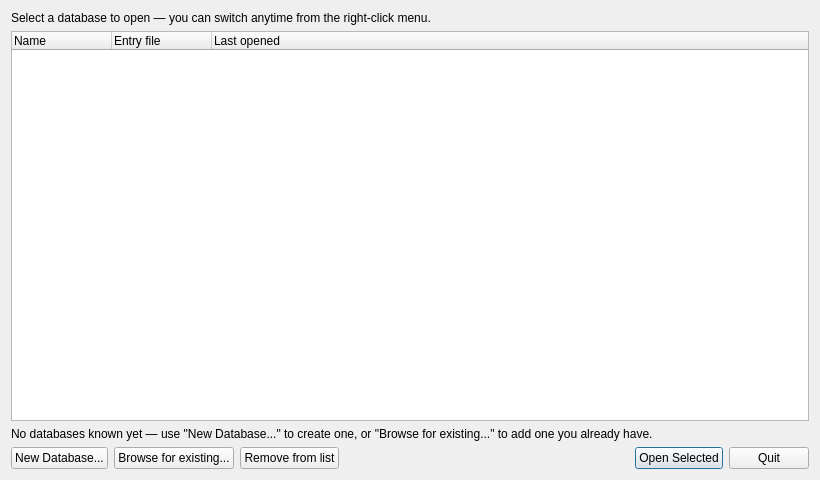
<?xml version="1.0" encoding="UTF-8"?>
<ui version="4.0">
 <class>DatabaseSelectorDialog</class>
 <widget class="QDialog" name="DatabaseSelectorDialog">
  <property name="geometry">
   <rect>
    <x>0</x>
    <y>0</y>
    <width>820</width>
    <height>480</height>
   </rect>
  </property>
  <property name="windowTitle">
   <string>PartManager — Select a database</string>
  </property>
  <layout class="QVBoxLayout" name="mainLayout">
   <item>
    <widget class="QLabel" name="headerLabel">
     <property name="text">
      <string>Select a database to open — you can switch anytime from the right-click menu.</string>
     </property>
    </widget>
   </item>
   <item>
    <widget class="QTreeWidget" name="databaseList">
     <property name="rootIsDecorated">
      <bool>false</bool>
     </property>
     <property name="uniformRowHeights">
      <bool>true</bool>
     </property>
     <property name="selectionMode">
      <enum>QAbstractItemView::SingleSelection</enum>
     </property>
     <property name="alternatingRowColors">
      <bool>true</bool>
     </property>
     <column>
      <property name="text">
       <string>Name</string>
      </property>
     </column>
     <column>
      <property name="text">
       <string>Entry file</string>
      </property>
     </column>
     <column>
      <property name="text">
       <string>Last opened</string>
      </property>
     </column>
    </widget>
   </item>
   <item>
    <widget class="QLabel" name="emptyHintLabel">
     <property name="text">
      <string>No databases known yet — use &quot;New Database...&quot; to create one, or &quot;Browse for existing...&quot; to add one you already have.</string>
     </property>
     <property name="wordWrap">
      <bool>true</bool>
     </property>
    </widget>
   </item>
   <item>
    <layout class="QHBoxLayout" name="buttonLayout">
     <item>
      <widget class="QPushButton" name="newButton">
       <property name="text">
        <string>New Database...</string>
       </property>
      </widget>
     </item>
     <item>
      <widget class="QPushButton" name="browseButton">
       <property name="text">
        <string>Browse for existing...</string>
       </property>
      </widget>
     </item>
     <item>
      <widget class="QPushButton" name="removeButton">
       <property name="text">
        <string>Remove from list</string>
       </property>
       <property name="toolTip">
        <string>Forgets this database. Nothing is deleted from disk.</string>
       </property>
      </widget>
     </item>
     <item>
      <spacer name="buttonSpacer">
       <property name="orientation">
        <enum>Qt::Horizontal</enum>
       </property>
       <property name="sizeHint" stdset="0">
        <size>
         <width>40</width>
         <height>20</height>
        </size>
       </property>
      </spacer>
     </item>
     <item>
      <widget class="QPushButton" name="openButton">
       <property name="text">
        <string>Open Selected</string>
       </property>
       <property name="default">
        <bool>true</bool>
       </property>
      </widget>
     </item>
     <item>
      <widget class="QPushButton" name="quitButton">
       <property name="text">
        <string>Quit</string>
       </property>
      </widget>
     </item>
    </layout>
   </item>
  </layout>
 </widget>
 <resources/>
 <connections/>
</ui>
